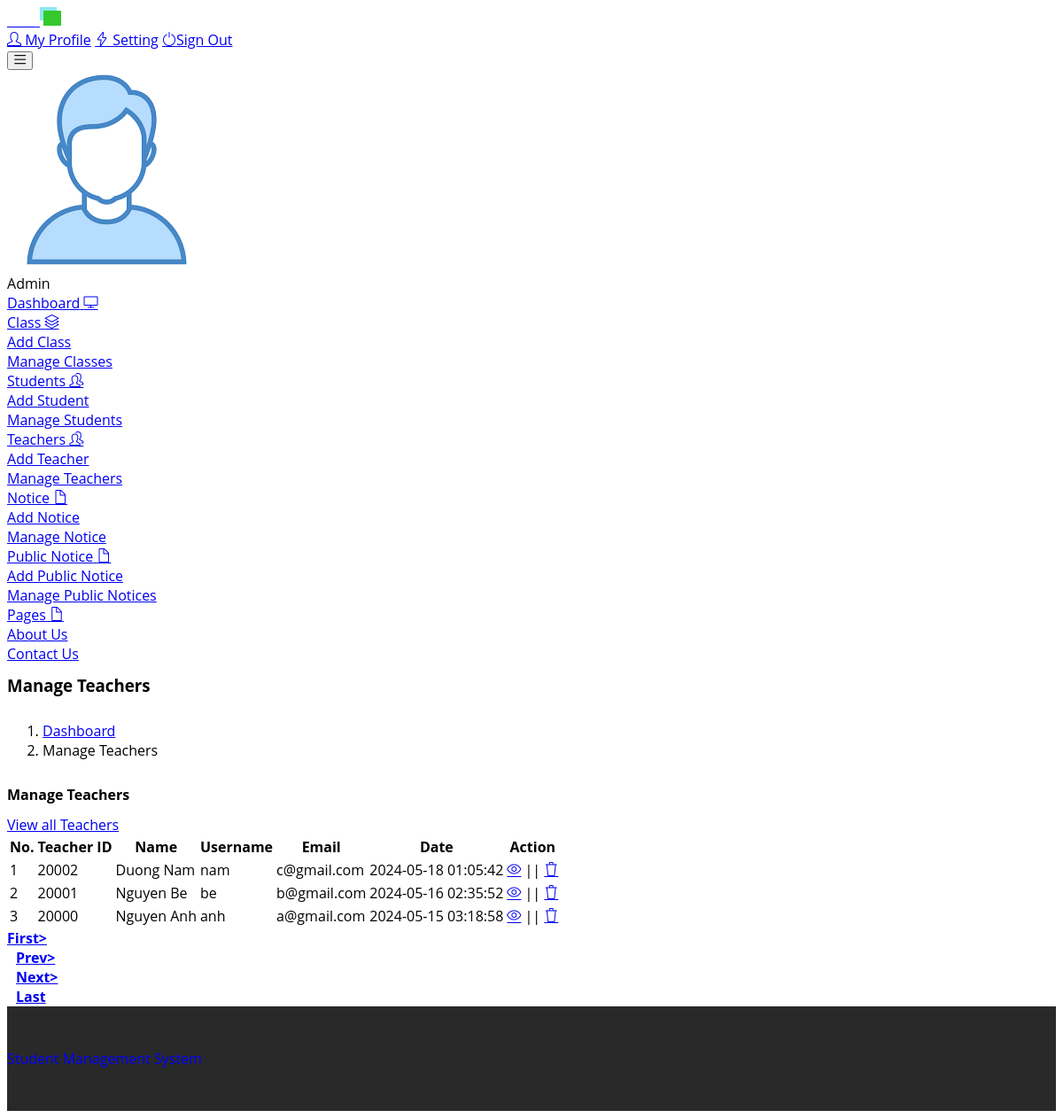
The app's page /admin/manage-teacher.php, older data.
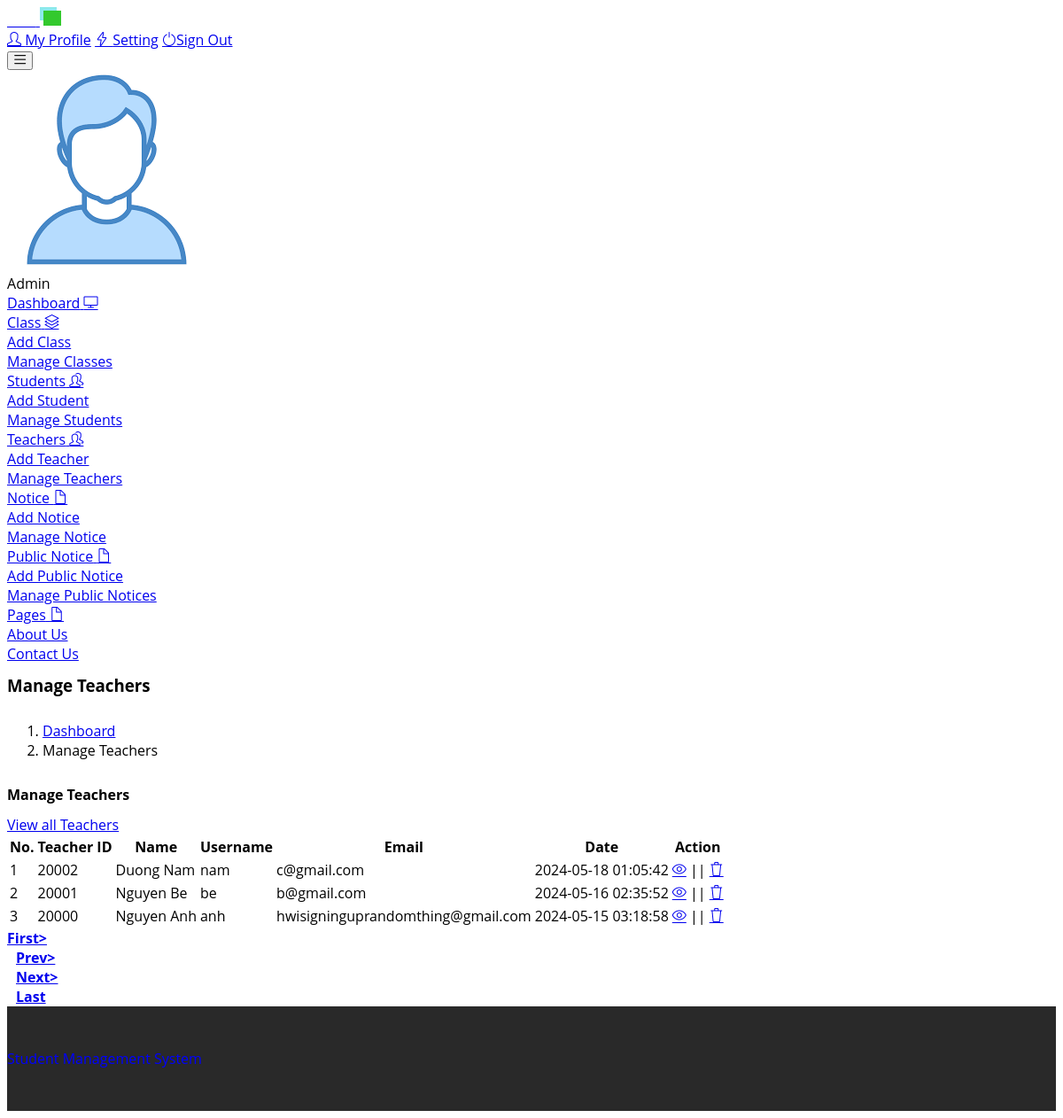
The same page, newer data.
### tables this page shows
CREATE TABLE `tblteacher` (
  `ID` int(11) NOT NULL,
  `TeacherName` varchar(50) DEFAULT NULL,
  `Email` varchar(50) DEFAULT NULL,
  `Gender` varchar(7) DEFAULT NULL,
  `UserName` varchar(50) DEFAULT NULL,
  `Password` varchar(200) DEFAULT NULL,
  `ContactNumber` bigint(15) DEFAULT NULL,
  `CreationTime` timestamp NULL DEFAULT current_timestamp(),
  `role_id` int(11) NOT NULL DEFAULT 2,
  `TeaID` varchar(10) DEFAULT NULL,
  `is2FA` boolean DEFAULT false
);

### admin/manage-teacher.php (the view, shortened to what the changed rows need)
<?php
include('includes/dbconnection.php');
?>
<!DOCTYPE html>
<html lang="en">
  <head>
    <link rel="stylesheet" href="vendors/simple-line-icons/css/simple-line-icons.css">
    <link rel="stylesheet" href="vendors/flag-icon-css/css/flag-icon.min.css">
    <link rel="stylesheet" href="vendors/css/vendor.bundle.base.css">
    <link rel="stylesheet" href="./vendors/daterangepicker/daterangepicker.css">
    <link rel="stylesheet" href="./vendors/chartist/chartist.min.css">
    <link rel="stylesheet" href="./css/style.css">
  </head>
  <body>
      <div class="container-fluid page-body-wrapper">
        <div class="main-panel">
          <div class="content-wrapper">
            <div class="row">
              <div class="col-md-12 grid-margin stretch-card">
                <div class="card">
                  <div class="card-body">
                    <div class="table-responsive border rounded p-1">
                      <table class="table">
                        <thead>
                          <tr>
                            <th class="font-weight-bold">No.</th>
                            <th class="font-weight-bold">Teacher ID</th>
                            <th class="font-weight-bold">Name</th>
                            <th class="font-weight-bold">Username</th>
                            <th class="font-weight-bold">Email</th>
                            <th class="font-weight-bold">Date</th>
                            <th class="font-weight-bold">Action</th>
                          </tr>
                        </thead>
                        <tbody>
                           <?php
                            if (isset($_GET['pageno'])) {
            $pageno = $_GET['pageno'];
        } else {
            $pageno = 1;
        }
        $no_of_records_per_page = 15;
        $offset = ($pageno-1) * $no_of_records_per_page;
$sql="SELECT TeaID,ID as tid,TeacherName,Email,CreationTime,UserName from tblteacher ORDER BY CreationTime DESC limit $offset, $no_of_records_per_page";
$query = $dbh -> prepare($sql);
$query->execute();
$results=$query->fetchAll(PDO::FETCH_OBJ);
$cnt=1;
if($query->rowCount() > 0)
{
foreach($results as $row)
{               ?>
                          <tr>
                            <td><?php echo htmlentities($cnt);?></td>
                            <td><?php  echo htmlentities($row->TeaID);?></td>
                            <td><?php  echo htmlentities($row->TeacherName);?></td>
                            <td><?php  echo htmlentities($row->UserName);?></td>
                            <td><?php  echo htmlentities($row->Email);?></td>
                            <td><?php  echo htmlentities($row->CreationTime);?></td>
                            <td>
                              <div><a href="edit-teacher-detail.php?editid=<?php echo htmlentities ($row->tid);?>"><i class="icon-eye"></i></a>
                                                || <a href="manage-teacher.php?delid=<?php echo ($row->tid);?>" onclick="return confirm('Do you really want to Delete ?');"> <i class="icon-trash"></i></a></div>
                            </td>
                          </tr><?php $cnt=$cnt+1;}} ?>
                        </tbody>
                      </table>
                    </div>
                  </div>
                </div>
              </div>
            </div>
          </div>
        </div>
      </div>
  </body>
</html><?php   ?>

Row changes from the older to the newer data that the page shows:
changed tblteacher "Nguyen Anh": Email "a@gmail.com" → "hwisigninguprandomthing@gmail.com"
